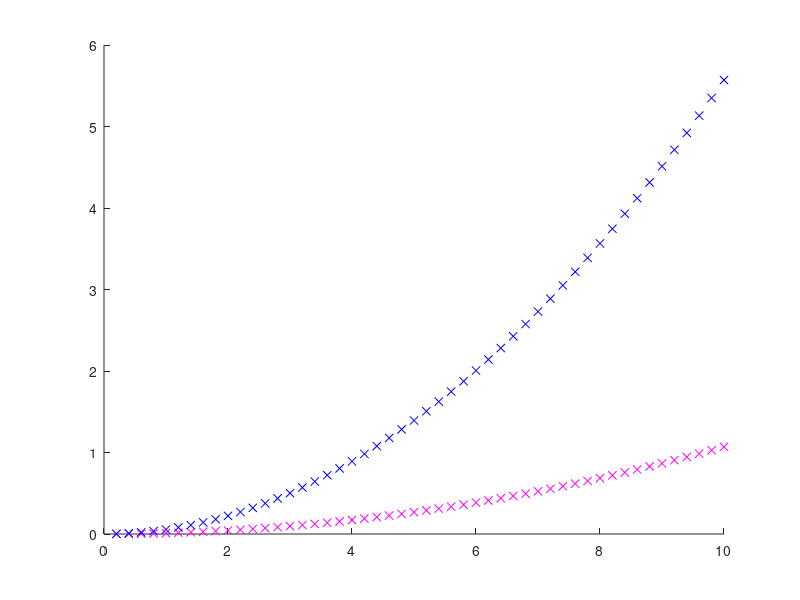

MATLAB code for this plot: (Note: this script raises an error after producing the figure.)
load('y1.mat');
load('y2.mat');
load('x.mat');

hold on
plot(x,y1,'mx');
plot(x,y2,'bx');
f1 = fit(transpose(x), y1, 'poly2');
f2 = fit(transpose(x), y2, 'poly2');
plot(f1,'m');
plot(f2, 'b');
xlabel('Applied Current, I [A]');
ylabel('Power Losses, P_{Loss} [W]');
legend('FEMM Predicted', 'Analytical', 'location', 'northwest');
